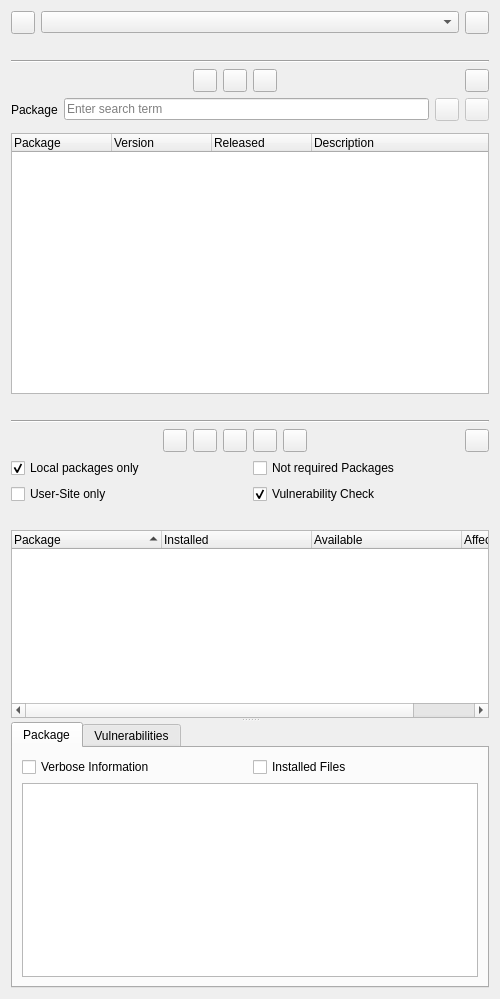
<?xml version="1.0" encoding="UTF-8"?>
<ui version="4.0">
 <class>PipPackagesWidget</class>
 <widget class="QWidget" name="PipPackagesWidget">
  <property name="geometry">
   <rect>
    <x>0</x>
    <y>0</y>
    <width>500</width>
    <height>999</height>
   </rect>
  </property>
  <layout class="QVBoxLayout" name="verticalLayout_8">
   <item>
    <layout class="QHBoxLayout" name="horizontalLayout">
     <item>
      <widget class="QToolButton" name="viewToggleButton">
       <property name="toolTip">
        <string>Toggle to show or hide the dependency tree view</string>
       </property>
       <property name="checkable">
        <bool>true</bool>
       </property>
      </widget>
     </item>
     <item>
      <widget class="QComboBox" name="environmentsComboBox"/>
     </item>
     <item>
      <widget class="EricToolButton" name="pipMenuButton">
       <property name="popupMode">
        <enum>QToolButton::InstantPopup</enum>
       </property>
      </widget>
     </item>
    </layout>
   </item>
   <item>
    <widget class="EricSqueezeLabelPath" name="environmentPathLabel">
     <property name="text">
      <string notr="true"/>
     </property>
    </widget>
   </item>
   <item>
    <widget class="Line" name="line">
     <property name="orientation">
      <enum>Qt::Horizontal</enum>
     </property>
    </widget>
   </item>
   <item>
    <widget class="QStackedWidget" name="viewsStackWidget">
     <property name="currentIndex">
      <number>0</number>
     </property>
     <widget class="QWidget" name="packagesPage">
      <layout class="QVBoxLayout" name="verticalLayout_5">
       <property name="leftMargin">
        <number>0</number>
       </property>
       <property name="topMargin">
        <number>0</number>
       </property>
       <property name="rightMargin">
        <number>0</number>
       </property>
       <property name="bottomMargin">
        <number>0</number>
       </property>
       <item>
        <widget class="QWidget" name="searchWidget" native="true">
         <layout class="QVBoxLayout" name="verticalLayout_2">
          <property name="leftMargin">
           <number>0</number>
          </property>
          <property name="topMargin">
           <number>0</number>
          </property>
          <property name="rightMargin">
           <number>0</number>
          </property>
          <property name="bottomMargin">
           <number>0</number>
          </property>
          <item>
           <layout class="QHBoxLayout" name="horizontalLayout_3">
            <item>
             <spacer name="horizontalSpacer_3">
              <property name="orientation">
               <enum>Qt::Horizontal</enum>
              </property>
              <property name="sizeHint" stdset="0">
               <size>
                <width>40</width>
                <height>20</height>
               </size>
              </property>
             </spacer>
            </item>
            <item>
             <widget class="QToolButton" name="installButton">
              <property name="toolTip">
               <string>Press to install the selected package</string>
              </property>
             </widget>
            </item>
            <item>
             <widget class="QToolButton" name="installUserSiteButton">
              <property name="toolTip">
               <string>Press to install the selected package to the user site</string>
              </property>
             </widget>
            </item>
            <item>
             <widget class="QToolButton" name="showDetailsButton">
              <property name="toolTip">
               <string>Press to show details for the selected entry</string>
              </property>
             </widget>
            </item>
            <item>
             <spacer name="horizontalSpacer_4">
              <property name="orientation">
               <enum>Qt::Horizontal</enum>
              </property>
              <property name="sizeHint" stdset="0">
               <size>
                <width>40</width>
                <height>20</height>
               </size>
              </property>
             </spacer>
            </item>
            <item>
             <widget class="QToolButton" name="searchToggleButton_2">
              <property name="toolTip">
               <string>Toggle to show or hide the search window</string>
              </property>
              <property name="checkable">
               <bool>true</bool>
              </property>
             </widget>
            </item>
           </layout>
          </item>
          <item>
           <layout class="QHBoxLayout" name="horizontalLayout_8">
            <item>
             <widget class="QLabel" name="label">
              <property name="text">
               <string>Package</string>
              </property>
             </widget>
            </item>
            <item>
             <widget class="QLineEdit" name="searchNameEdit">
              <property name="toolTip">
               <string>Enter the search term for the package name</string>
              </property>
              <property name="placeholderText">
               <string>Enter search term</string>
              </property>
             </widget>
            </item>
            <item>
             <widget class="QToolButton" name="searchButton">
              <property name="enabled">
               <bool>false</bool>
              </property>
              <property name="toolTip">
               <string>Press to start the search</string>
              </property>
             </widget>
            </item>
            <item>
             <widget class="QToolButton" name="searchMoreButton">
              <property name="enabled">
               <bool>false</bool>
              </property>
              <property name="toolTip">
               <string>Press to search for more packages</string>
              </property>
             </widget>
            </item>
           </layout>
          </item>
          <item>
           <widget class="QWidget" name="searchOptionsWidget" native="true">
            <layout class="QVBoxLayout" name="verticalLayout">
             <property name="leftMargin">
              <number>0</number>
             </property>
             <property name="topMargin">
              <number>0</number>
             </property>
             <property name="rightMargin">
              <number>0</number>
             </property>
             <property name="bottomMargin">
              <number>0</number>
             </property>
            </layout>
           </widget>
          </item>
          <item>
           <widget class="QTreeWidget" name="searchResultList">
            <property name="alternatingRowColors">
             <bool>true</bool>
            </property>
            <property name="selectionMode">
             <enum>QAbstractItemView::ExtendedSelection</enum>
            </property>
            <property name="rootIsDecorated">
             <bool>false</bool>
            </property>
            <property name="itemsExpandable">
             <bool>false</bool>
            </property>
            <property name="allColumnsShowFocus">
             <bool>true</bool>
            </property>
            <property name="wordWrap">
             <bool>true</bool>
            </property>
            <column>
             <property name="text">
              <string>Package</string>
             </property>
            </column>
            <column>
             <property name="text">
              <string>Version</string>
             </property>
            </column>
            <column>
             <property name="text">
              <string>Released</string>
             </property>
            </column>
            <column>
             <property name="text">
              <string>Description</string>
             </property>
            </column>
           </widget>
          </item>
          <item>
           <widget class="QLabel" name="searchInfoLabel"/>
          </item>
          <item>
           <widget class="Line" name="line_2">
            <property name="orientation">
             <enum>Qt::Horizontal</enum>
            </property>
           </widget>
          </item>
         </layout>
        </widget>
       </item>
       <item>
        <widget class="QWidget" name="baseWidget" native="true">
         <layout class="QVBoxLayout" name="verticalLayout_6">
          <property name="leftMargin">
           <number>0</number>
          </property>
          <property name="topMargin">
           <number>0</number>
          </property>
          <property name="rightMargin">
           <number>0</number>
          </property>
          <property name="bottomMargin">
           <number>0</number>
          </property>
          <item>
           <layout class="QHBoxLayout" name="horizontalLayout_2">
            <item>
             <spacer name="horizontalSpacer">
              <property name="orientation">
               <enum>Qt::Horizontal</enum>
              </property>
              <property name="sizeHint" stdset="0">
               <size>
                <width>40</width>
                <height>20</height>
               </size>
              </property>
             </spacer>
            </item>
            <item>
             <widget class="QToolButton" name="refreshButton">
              <property name="toolTip">
               <string>Press to refresh the lists</string>
              </property>
             </widget>
            </item>
            <item>
             <widget class="QToolButton" name="upgradeButton">
              <property name="toolTip">
               <string>Press to upgrade the selected packages</string>
              </property>
             </widget>
            </item>
            <item>
             <widget class="QToolButton" name="upgradeAllButton">
              <property name="toolTip">
               <string>Press to upgrade all listed packages</string>
              </property>
             </widget>
            </item>
            <item>
             <widget class="QToolButton" name="uninstallButton">
              <property name="toolTip">
               <string>Press to uninstall the selected package</string>
              </property>
             </widget>
            </item>
            <item>
             <widget class="QToolButton" name="showPackageDetailsButton">
              <property name="toolTip">
               <string>Press to show details for the selected entry</string>
              </property>
             </widget>
            </item>
            <item>
             <spacer name="horizontalSpacer_2">
              <property name="orientation">
               <enum>Qt::Horizontal</enum>
              </property>
              <property name="sizeHint" stdset="0">
               <size>
                <width>40</width>
                <height>20</height>
               </size>
              </property>
             </spacer>
            </item>
            <item>
             <widget class="QToolButton" name="searchToggleButton_1">
              <property name="toolTip">
               <string>Toggle to show or hide the search window</string>
              </property>
              <property name="checkable">
               <bool>true</bool>
              </property>
             </widget>
            </item>
           </layout>
          </item>
          <item>
           <layout class="QGridLayout" name="gridLayout_2">
            <item row="0" column="0">
             <widget class="QCheckBox" name="localCheckBox">
              <property name="toolTip">
               <string>Select to show only locally-installed packages</string>
              </property>
              <property name="text">
               <string>Local packages only</string>
              </property>
              <property name="checked">
               <bool>true</bool>
              </property>
             </widget>
            </item>
            <item row="0" column="1">
             <widget class="QCheckBox" name="notRequiredCheckBox">
              <property name="toolTip">
               <string>Select to list packages that are not dependencies of installed packages</string>
              </property>
              <property name="text">
               <string>Not required Packages</string>
              </property>
             </widget>
            </item>
            <item row="1" column="0">
             <widget class="QCheckBox" name="userCheckBox">
              <property name="toolTip">
               <string>Select to show only packages installed to the user-site</string>
              </property>
              <property name="text">
               <string>User-Site only</string>
              </property>
             </widget>
            </item>
            <item row="1" column="1">
             <widget class="QCheckBox" name="vulnerabilityCheckBox">
              <property name="toolTip">
               <string>Perform vulnerability checks based on &quot;Safety DB&quot;.</string>
              </property>
              <property name="text">
               <string>Vulnerability Check</string>
              </property>
              <property name="checked">
               <bool>true</bool>
              </property>
             </widget>
            </item>
           </layout>
          </item>
          <item>
           <widget class="QLabel" name="statusLabel"/>
          </item>
          <item>
           <widget class="QSplitter" name="splitter">
            <property name="orientation">
             <enum>Qt::Vertical</enum>
            </property>
            <property name="childrenCollapsible">
             <bool>false</bool>
            </property>
            <widget class="QTreeWidget" name="packagesList">
             <property name="sizePolicy">
              <sizepolicy hsizetype="Expanding" vsizetype="Expanding">
               <horstretch>0</horstretch>
               <verstretch>3</verstretch>
              </sizepolicy>
             </property>
             <property name="alternatingRowColors">
              <bool>true</bool>
             </property>
             <property name="selectionMode">
              <enum>QAbstractItemView::ExtendedSelection</enum>
             </property>
             <property name="rootIsDecorated">
              <bool>false</bool>
             </property>
             <property name="itemsExpandable">
              <bool>false</bool>
             </property>
             <property name="sortingEnabled">
              <bool>true</bool>
             </property>
             <attribute name="headerDefaultSectionSize">
              <number>150</number>
             </attribute>
             <column>
              <property name="text">
               <string>Package</string>
              </property>
             </column>
             <column>
              <property name="text">
               <string>Installed</string>
              </property>
             </column>
             <column>
              <property name="text">
               <string>Available</string>
              </property>
             </column>
             <column>
              <property name="text">
               <string>Affected</string>
              </property>
             </column>
            </widget>
            <widget class="QTabWidget" name="infoWidget">
             <property name="currentIndex">
              <number>0</number>
             </property>
             <widget class="QWidget" name="packageTab">
              <attribute name="title">
               <string>Package</string>
              </attribute>
              <layout class="QVBoxLayout" name="verticalLayout_4">
               <item>
                <layout class="QHBoxLayout" name="horizontalLayout_7">
                 <item>
                  <widget class="QCheckBox" name="verboseCheckBox">
                   <property name="toolTip">
                    <string>Select to show verbose package information</string>
                   </property>
                   <property name="text">
                    <string>Verbose Information</string>
                   </property>
                  </widget>
                 </item>
                 <item>
                  <widget class="QCheckBox" name="installedFilesCheckBox">
                   <property name="toolTip">
                    <string>Select to show information about installed files</string>
                   </property>
                   <property name="text">
                    <string>Installed Files</string>
                   </property>
                  </widget>
                 </item>
                </layout>
               </item>
               <item>
                <widget class="QTreeWidget" name="packageInfoWidget">
                 <property name="sizePolicy">
                  <sizepolicy hsizetype="Expanding" vsizetype="Expanding">
                   <horstretch>0</horstretch>
                   <verstretch>1</verstretch>
                  </sizepolicy>
                 </property>
                 <property name="alternatingRowColors">
                  <bool>true</bool>
                 </property>
                 <property name="selectionBehavior">
                  <enum>QAbstractItemView::SelectItems</enum>
                 </property>
                 <property name="rootIsDecorated">
                  <bool>false</bool>
                 </property>
                 <property name="itemsExpandable">
                  <bool>false</bool>
                 </property>
                 <property name="allColumnsShowFocus">
                  <bool>true</bool>
                 </property>
                 <property name="wordWrap">
                  <bool>true</bool>
                 </property>
                 <property name="columnCount">
                  <number>2</number>
                 </property>
                 <attribute name="headerVisible">
                  <bool>false</bool>
                 </attribute>
                 <attribute name="headerStretchLastSection">
                  <bool>false</bool>
                 </attribute>
                 <column>
                  <property name="text">
                   <string notr="true">1</string>
                  </property>
                 </column>
                 <column>
                  <property name="text">
                   <string notr="true">2</string>
                  </property>
                 </column>
                </widget>
               </item>
              </layout>
             </widget>
             <widget class="QWidget" name="vulnerabilitiesTab">
              <attribute name="title">
               <string>Vulnerabilities</string>
              </attribute>
              <layout class="QVBoxLayout" name="verticalLayout_3">
               <item>
                <widget class="QTreeWidget" name="vulnerabilitiesInfoWidget">
                 <property name="sizePolicy">
                  <sizepolicy hsizetype="Expanding" vsizetype="Expanding">
                   <horstretch>0</horstretch>
                   <verstretch>1</verstretch>
                  </sizepolicy>
                 </property>
                 <property name="alternatingRowColors">
                  <bool>true</bool>
                 </property>
                 <property name="selectionBehavior">
                  <enum>QAbstractItemView::SelectItems</enum>
                 </property>
                 <property name="rootIsDecorated">
                  <bool>false</bool>
                 </property>
                 <property name="itemsExpandable">
                  <bool>false</bool>
                 </property>
                 <property name="allColumnsShowFocus">
                  <bool>true</bool>
                 </property>
                 <property name="wordWrap">
                  <bool>true</bool>
                 </property>
                 <property name="columnCount">
                  <number>2</number>
                 </property>
                 <attribute name="headerVisible">
                  <bool>false</bool>
                 </attribute>
                 <attribute name="headerStretchLastSection">
                  <bool>false</bool>
                 </attribute>
                 <column>
                  <property name="text">
                   <string notr="true">1</string>
                  </property>
                 </column>
                 <column>
                  <property name="text">
                   <string notr="true">2</string>
                  </property>
                 </column>
                </widget>
               </item>
              </layout>
             </widget>
            </widget>
           </widget>
          </item>
         </layout>
        </widget>
       </item>
      </layout>
     </widget>
     <widget class="QWidget" name="dependenciesPage">
      <layout class="QVBoxLayout" name="verticalLayout_7">
       <property name="leftMargin">
        <number>0</number>
       </property>
       <property name="topMargin">
        <number>0</number>
       </property>
       <property name="rightMargin">
        <number>0</number>
       </property>
       <property name="bottomMargin">
        <number>0</number>
       </property>
       <item>
        <layout class="QHBoxLayout" name="horizontalLayout_6">
         <item>
          <spacer name="horizontalSpacer_5">
           <property name="orientation">
            <enum>Qt::Horizontal</enum>
           </property>
           <property name="sizeHint" stdset="0">
            <size>
             <width>40</width>
             <height>20</height>
            </size>
           </property>
          </spacer>
         </item>
         <item>
          <widget class="QToolButton" name="refreshDependenciesButton">
           <property name="toolTip">
            <string>Press to refresh the dependency tree</string>
           </property>
          </widget>
         </item>
         <item>
          <widget class="QToolButton" name="showDepPackageDetailsButton">
           <property name="toolTip">
            <string>Press to show details for the selected entry</string>
           </property>
          </widget>
         </item>
         <item>
          <widget class="QToolButton" name="dependencyRepairButton">
           <property name="toolTip">
            <string>Press to repair the selected dependency</string>
           </property>
           <property name="text">
            <string/>
           </property>
          </widget>
         </item>
         <item>
          <widget class="QToolButton" name="dependencyRepairAllButton">
           <property name="toolTip">
            <string>Press to repair all dependencies</string>
           </property>
          </widget>
         </item>
         <item>
          <spacer name="horizontalSpacer_6">
           <property name="orientation">
            <enum>Qt::Horizontal</enum>
           </property>
           <property name="sizeHint" stdset="0">
            <size>
             <width>40</width>
             <height>20</height>
            </size>
           </property>
          </spacer>
         </item>
        </layout>
       </item>
       <item>
        <widget class="QGroupBox" name="groupBox">
         <property name="title">
          <string>View Type</string>
         </property>
         <layout class="QHBoxLayout" name="horizontalLayout_5">
          <item>
           <widget class="QRadioButton" name="requiresButton">
            <property name="toolTip">
             <string>Select to show which package requires other packages</string>
            </property>
            <property name="text">
             <string>Requires</string>
            </property>
            <property name="checked">
             <bool>true</bool>
            </property>
           </widget>
          </item>
          <item>
           <widget class="QRadioButton" name="requiredByButton">
            <property name="toolTip">
             <string>Select to show which package is required by others</string>
            </property>
            <property name="text">
             <string>Required By</string>
            </property>
           </widget>
          </item>
         </layout>
        </widget>
       </item>
       <item>
        <layout class="QHBoxLayout" name="horizontalLayout_4">
         <item>
          <widget class="QCheckBox" name="localDepCheckBox">
           <property name="toolTip">
            <string>Select to show only dependencies of locally installed packages</string>
           </property>
           <property name="text">
            <string>Local packages only</string>
           </property>
           <property name="checked">
            <bool>true</bool>
           </property>
          </widget>
         </item>
         <item>
          <widget class="QCheckBox" name="userDepCheckBox">
           <property name="toolTip">
            <string>Select to show only dependencies of packages installed to the user-site</string>
           </property>
           <property name="text">
            <string>User-Site only</string>
           </property>
          </widget>
         </item>
        </layout>
       </item>
       <item>
        <widget class="QSplitter" name="splitter_2">
         <property name="orientation">
          <enum>Qt::Vertical</enum>
         </property>
         <widget class="QTreeWidget" name="dependenciesList">
          <property name="sizePolicy">
           <sizepolicy hsizetype="Expanding" vsizetype="Expanding">
            <horstretch>0</horstretch>
            <verstretch>3</verstretch>
           </sizepolicy>
          </property>
          <property name="alternatingRowColors">
           <bool>true</bool>
          </property>
          <property name="selectionMode">
           <enum>QAbstractItemView::ExtendedSelection</enum>
          </property>
          <property name="sortingEnabled">
           <bool>true</bool>
          </property>
          <property name="expandsOnDoubleClick">
           <bool>false</bool>
          </property>
          <attribute name="headerDefaultSectionSize">
           <number>150</number>
          </attribute>
          <column>
           <property name="text">
            <string>Package</string>
           </property>
          </column>
          <column>
           <property name="text">
            <string>Installed</string>
           </property>
          </column>
          <column>
           <property name="text">
            <string>Required</string>
           </property>
          </column>
         </widget>
         <widget class="QTreeWidget" name="dependencyInfoWidget">
          <property name="sizePolicy">
           <sizepolicy hsizetype="Expanding" vsizetype="Expanding">
            <horstretch>0</horstretch>
            <verstretch>1</verstretch>
           </sizepolicy>
          </property>
          <property name="alternatingRowColors">
           <bool>true</bool>
          </property>
          <property name="rootIsDecorated">
           <bool>false</bool>
          </property>
          <property name="itemsExpandable">
           <bool>false</bool>
          </property>
          <property name="allColumnsShowFocus">
           <bool>true</bool>
          </property>
          <property name="wordWrap">
           <bool>true</bool>
          </property>
          <property name="columnCount">
           <number>2</number>
          </property>
          <attribute name="headerVisible">
           <bool>false</bool>
          </attribute>
          <attribute name="headerStretchLastSection">
           <bool>false</bool>
          </attribute>
          <column>
           <property name="text">
            <string notr="true">1</string>
           </property>
          </column>
          <column>
           <property name="text">
            <string notr="true">2</string>
           </property>
          </column>
         </widget>
        </widget>
       </item>
      </layout>
     </widget>
    </widget>
   </item>
  </layout>
 </widget>
 <customwidgets>
  <customwidget>
   <class>EricToolButton</class>
   <extends>QToolButton</extends>
   <header>eric7/EricWidgets/EricToolButton.h</header>
  </customwidget>
  <customwidget>
   <class>EricSqueezeLabelPath</class>
   <extends>QLabel</extends>
   <header>eric7/EricWidgets/EricSqueezeLabels.h</header>
  </customwidget>
 </customwidgets>
 <tabstops>
  <tabstop>viewToggleButton</tabstop>
  <tabstop>environmentsComboBox</tabstop>
  <tabstop>pipMenuButton</tabstop>
  <tabstop>refreshButton</tabstop>
  <tabstop>upgradeButton</tabstop>
  <tabstop>upgradeAllButton</tabstop>
  <tabstop>uninstallButton</tabstop>
  <tabstop>showPackageDetailsButton</tabstop>
  <tabstop>searchToggleButton_1</tabstop>
  <tabstop>localCheckBox</tabstop>
  <tabstop>notRequiredCheckBox</tabstop>
  <tabstop>userCheckBox</tabstop>
  <tabstop>vulnerabilityCheckBox</tabstop>
  <tabstop>packagesList</tabstop>
  <tabstop>infoWidget</tabstop>
  <tabstop>verboseCheckBox</tabstop>
  <tabstop>installedFilesCheckBox</tabstop>
  <tabstop>packageInfoWidget</tabstop>
  <tabstop>vulnerabilitiesInfoWidget</tabstop>
  <tabstop>installButton</tabstop>
  <tabstop>installUserSiteButton</tabstop>
  <tabstop>showDetailsButton</tabstop>
  <tabstop>searchToggleButton_2</tabstop>
  <tabstop>searchNameEdit</tabstop>
  <tabstop>searchButton</tabstop>
  <tabstop>searchMoreButton</tabstop>
  <tabstop>searchResultList</tabstop>
  <tabstop>refreshDependenciesButton</tabstop>
  <tabstop>showDepPackageDetailsButton</tabstop>
  <tabstop>dependencyRepairButton</tabstop>
  <tabstop>dependencyRepairAllButton</tabstop>
  <tabstop>requiresButton</tabstop>
  <tabstop>requiredByButton</tabstop>
  <tabstop>localDepCheckBox</tabstop>
  <tabstop>userDepCheckBox</tabstop>
  <tabstop>dependenciesList</tabstop>
  <tabstop>dependencyInfoWidget</tabstop>
 </tabstops>
 <resources/>
 <connections/>
</ui>
